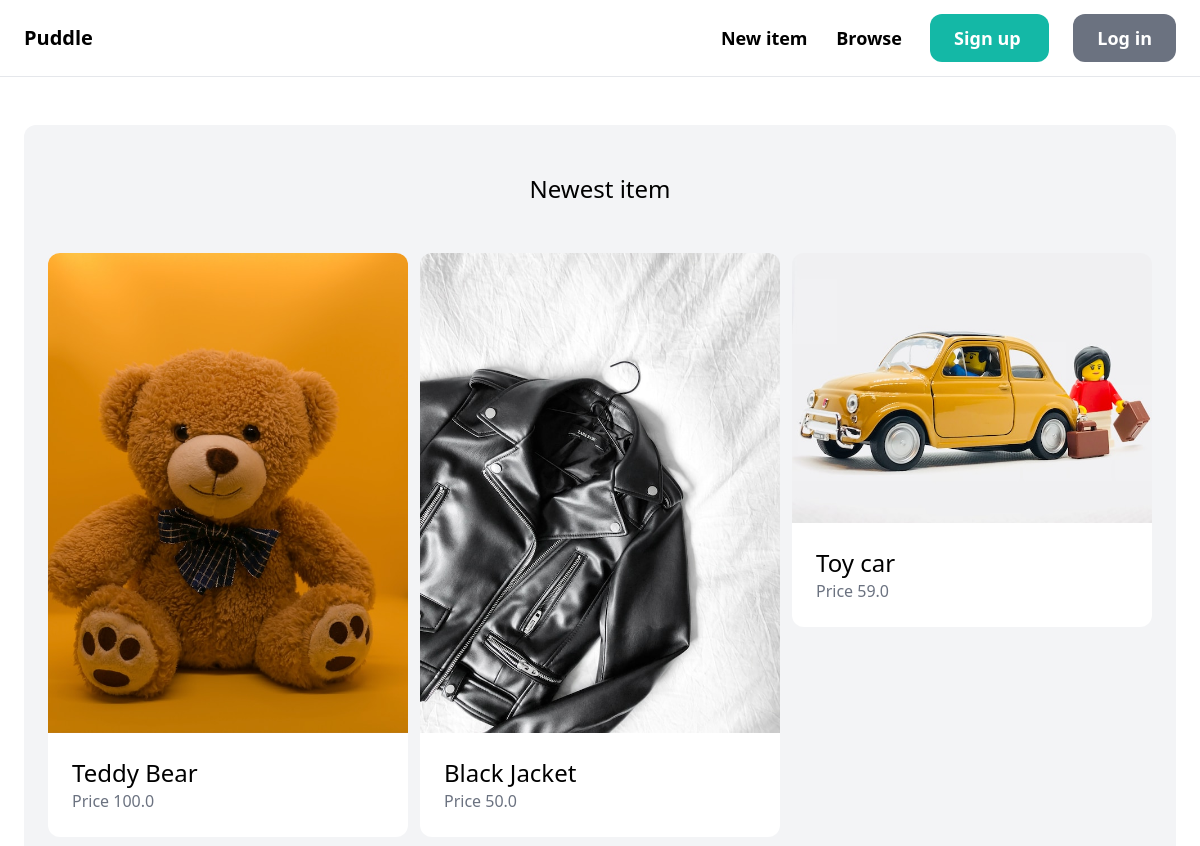
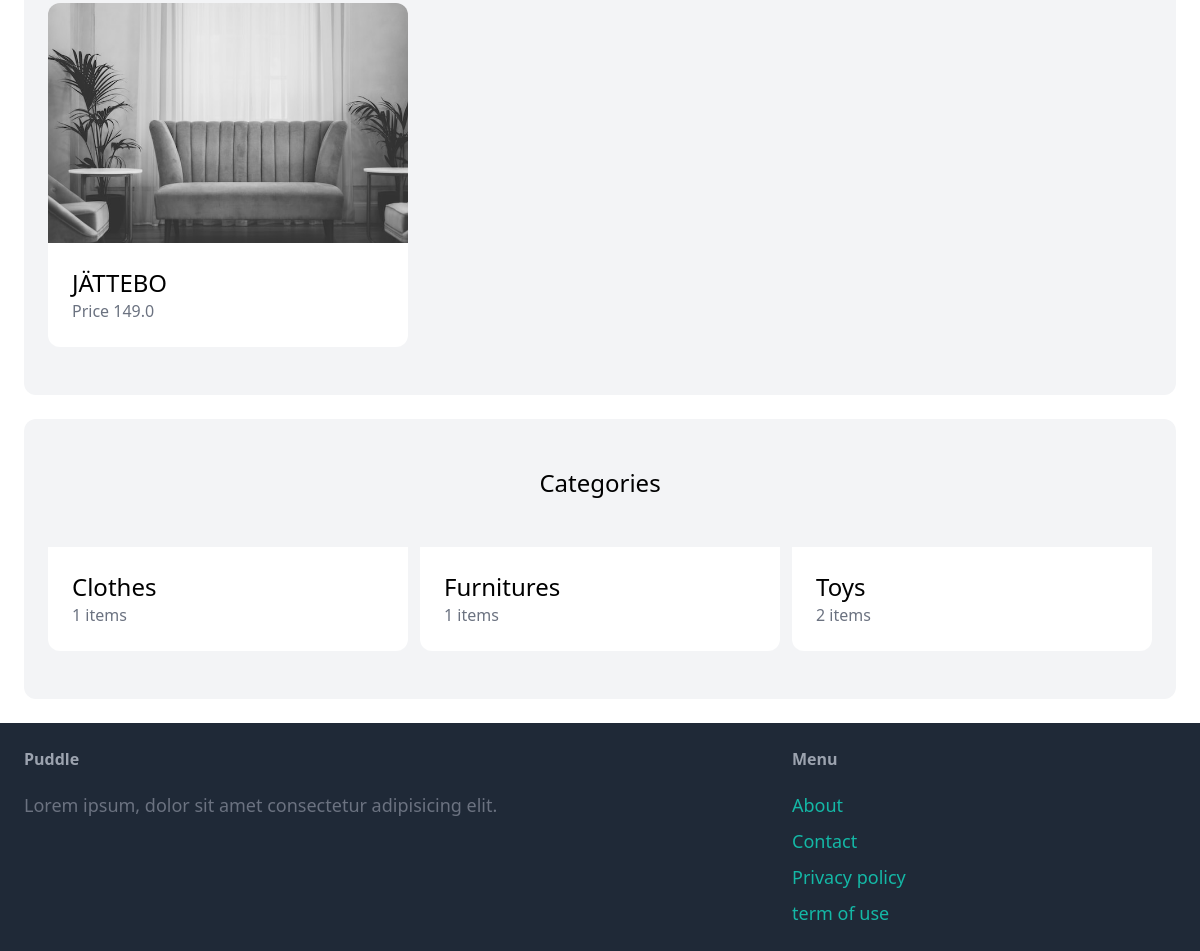
The page / on the database its author committed (2 pictures, top to bottom).
### item/models.py (models this page shows, shortened)
class Item(models.Model):
    category = models.ForeignKey(Category, related_name='items', on_delete=models.CASCADE)
    name = models.CharField(max_length=255)
    description = models.TextField(blank=True, null=True)
    price = models.FloatField()
    image = models.ImageField(upload_to='item_images', blank=True, null=True)
    is_sold = models.BooleanField(default=False)
    created_by = models.ForeignKey(User, related_name='items', on_delete=models.CASCADE)
    created_at = models.DateTimeField(auto_now_add=True)

class Category(models.Model):
    name = models.CharField(max_length=255)
    class Meta:
        ordering = ('name', )
        verbose_name_plural = 'Categories'

### core/views.py (the view)
# urls.py: path('', views.index, name='index'),
def index(request):
    items = Item.objects.filter(is_sold=False)[0:6]
    categories = Category.objects.all()
    return render(request, 'core/index.html', {
        'categories' : categories,
        'items' : items,
    })

### core/templates/core/index.html (shortened to what this page needs)
{% extends 'core/base.html'%}
{% block content %}
  <div class="mt-6 px-6 py-12 bg-gray-100 rounded-xl">
    <h2 class="mb-12 text-2xl text-center">Newest item</h2>
    <div class="grid grid-cols-3 gap-3">
      {% for item in items %}
        <div>
          <a href="{% url 'item:detail' item.id %}">
            <div>
              <img src="{{item.image.url}}" class="rounded-t-xl">
            </div>
            <div class="p-6 bg-white rounded-b-xl">
              <h2 class="text-2xl">{{item.name}}</h2>
              <p class="text-gray-500">Price {{item.price}}</p>
            </div>
          </a>
        </div>
      {% endfor %}
    </div>
  </div>
  <div class="mt-6 px-6 py-12 bg-gray-100 rounded-xl">
    <h2 class="mb-12 text-2xl text-center">Categories</h2>
    <div class="grid grid-cols-3 gap-3">
      {% for category in categories %}
        <div>
          <a href="#">
            <div class="p-6 bg-white rounded-b-xl">
              <h2 class="text-2xl">{{category.name}}</h2>
              <p class="text-gray-500">{{ category.items.count }} items</p>
            </div>
          </a>
        </div>
      {% endfor %}
    </div>
  </div>
{% endblock %}

### rows shown on the page
Item: image (picture), name "Teddy Bear", price "100.0"
Item: image (picture), name "Black Jacket", price "50.0"
Item: image (picture), name "Toy car", price "59.0"
Item: image (picture), name "JÄTTEBO", price "149.0"
Category: name "Clothes", items.count "1"
Category: name "Furnitures", items.count "1"
Category: name "Toys", items.count "2"
